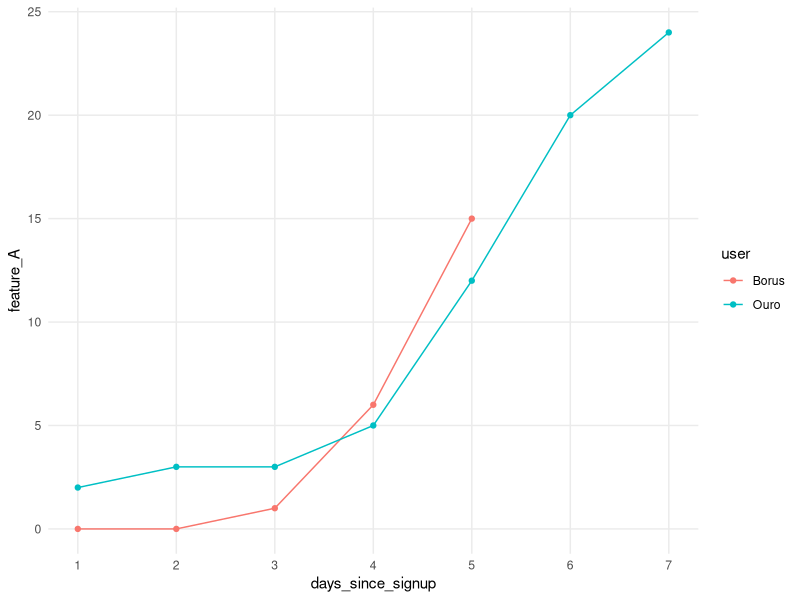
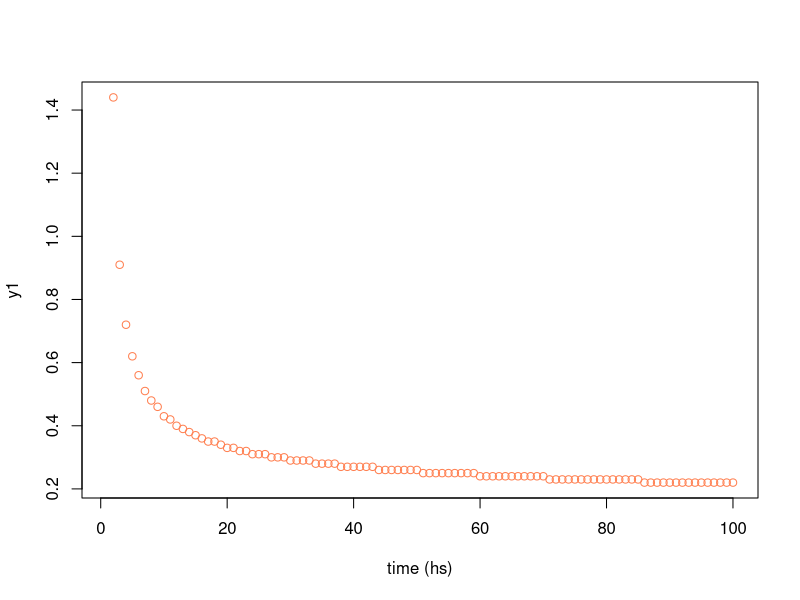
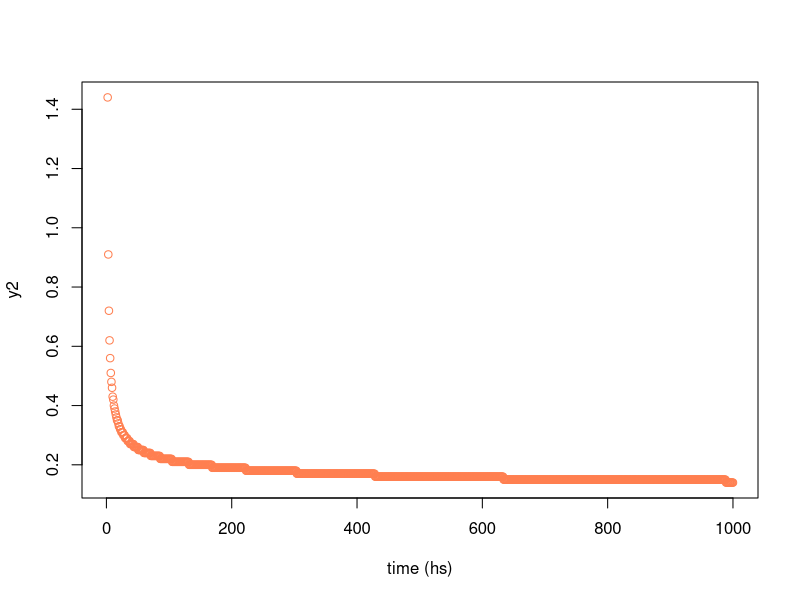
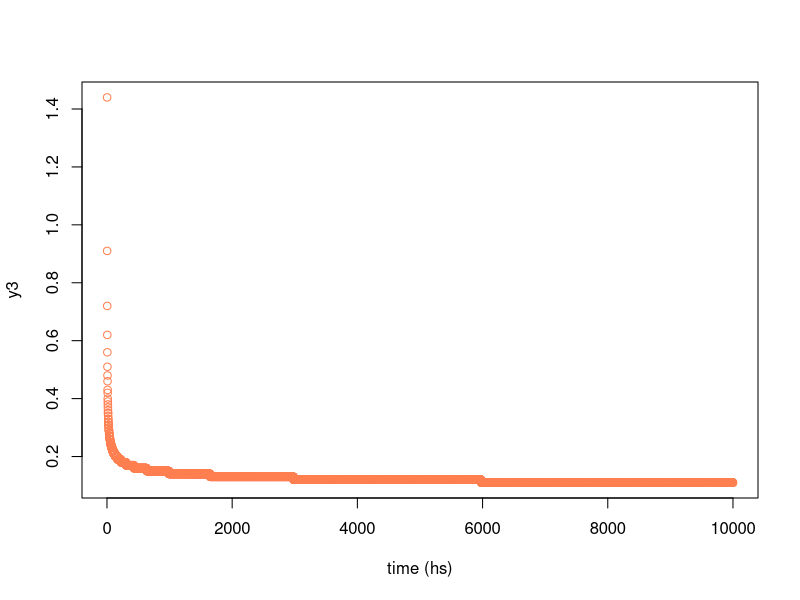

Write the R code that produced these figures, in order.
## ---- chunk 1
library(knitr)
knitr::opts_chunk$set(out.width="600px", dpi=200)
knitr::opts_knit$set(base.dir = "data_preparation")
## ---- chunk 2
d1=data.frame(user_id=rep(1:10), 
              feature_A=c("yes","yes","yes","no","yes","no","no","no","no","no"),
              full_subscription=c("yes","yes","yes","no","yes","no","no","no","no","no")) 

d1
## ---- chunk 3
library(ggplot2)
d4=data.frame(user=c('Ouro','Ouro','Ouro','Ouro','Ouro','Borus','Borus','Borus','Borus','Borus', 'Ouro','Ouro'), days_since_signup=c(1,2,3,4,5,1,2,3,4,5,6,7), feature_A=c(2,3,3,5,12, 0, 0, 1, 6, 15, 20,24), stringsAsFactors = F)
pd4=ggplot(d4, aes(x=days_since_signup, y=feature_A, colour=user)) + geom_line() +  scale_x_continuous(breaks = 1:7) +  theme_minimal() + theme(panel.grid.minor = element_blank())  + geom_point()
plot(pd4)
## ---- chunk 4
# generating 3 series example
y1=round(1/log(1:100), 2)
y2=round(1/log(1:1000), 2)
y3=round(1/log(1:10000), 2)

plot(y1, xlab = "time (hs)", col="coral")
## ---- chunk 5
sprintf("Min value after 100 hours: %s", min(y1))
## ---- chunk 6
plot(y2, xlab = "time (hs)", col="coral")
sprintf("Min value after 1,000 hours: %s", min(y2))
## ---- chunk 7
plot(y3, xlab = "time (hs)", col="coral")
sprintf("Min value after 10,000 hours: %s", min(y3))
